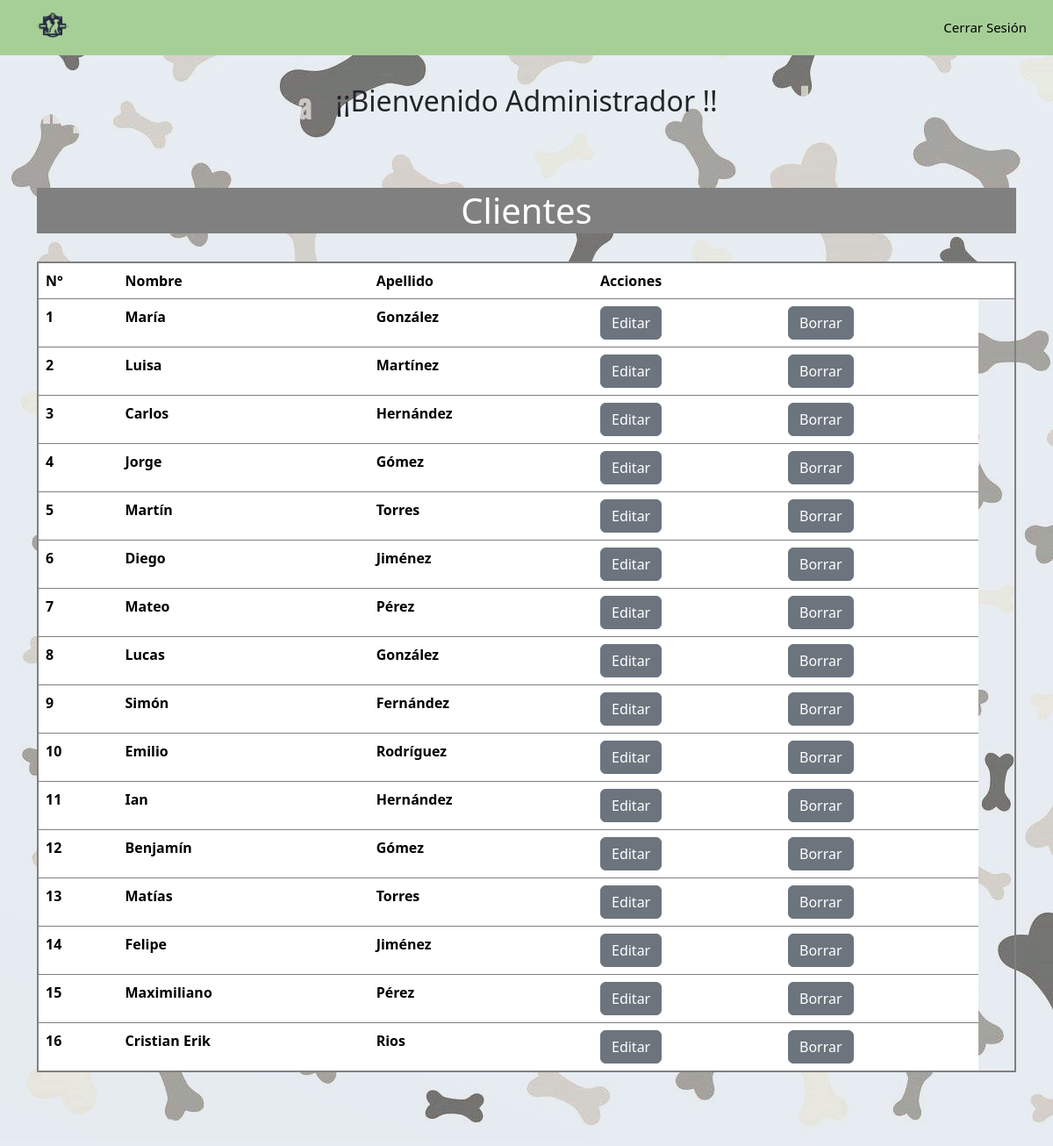
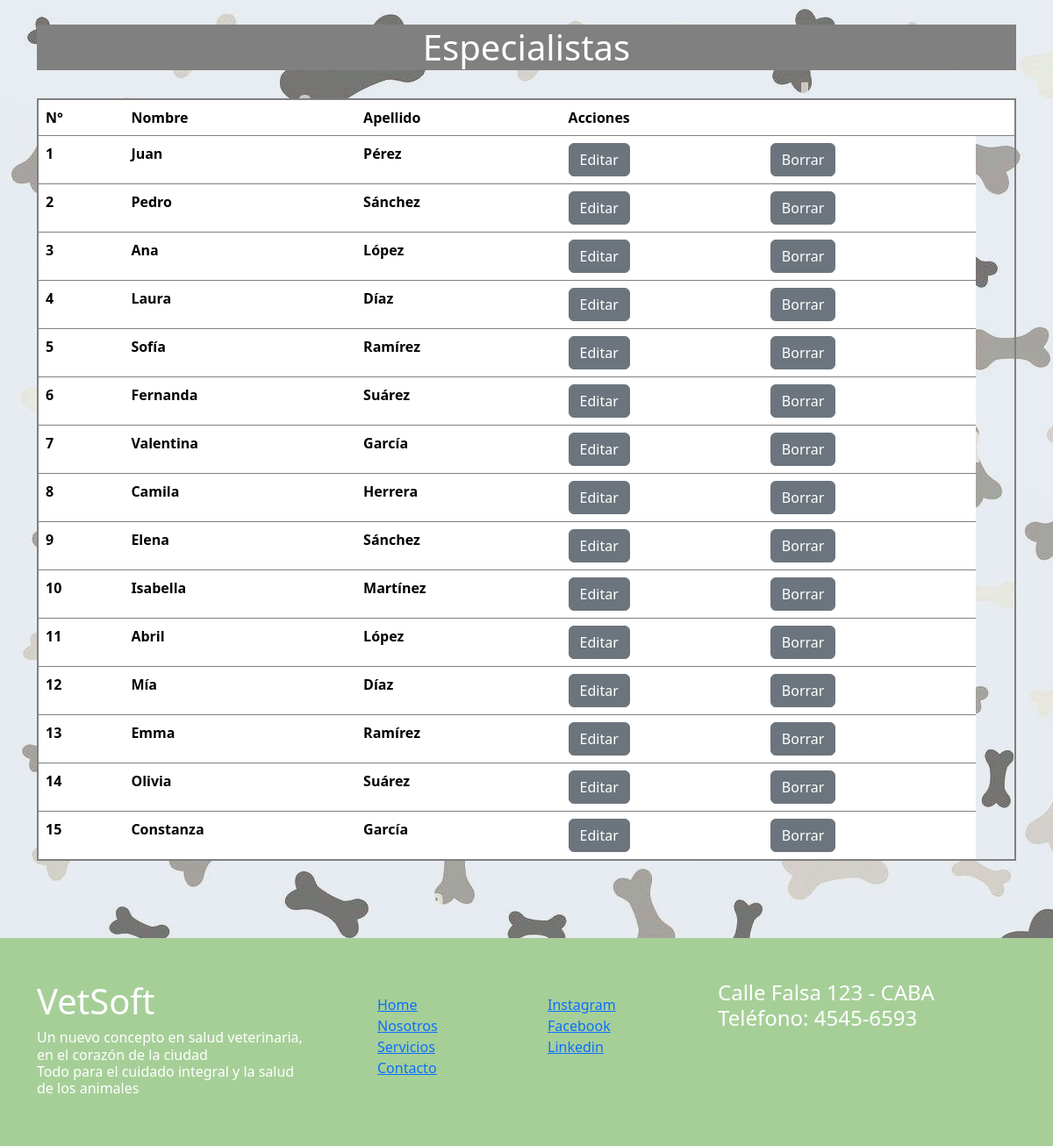
Page /VetSoft/admin2.php on the committed database (2 pictures, top to bottom).
### tables this page shows
CREATE TABLE `clientes` (
  `id_cliente` int(7) NOT NULL,
  `nombre` varchar(50) DEFAULT NULL,
  `apellido` varchar(50) DEFAULT NULL,
  `contraseña` varchar(50) DEFAULT NULL,
  `direccion` varchar(50) DEFAULT NULL,
  `email` varchar(50) DEFAULT NULL,
  `usuario` varchar(50) DEFAULT NULL,
  `telefono` int(20) DEFAULT NULL,
  `fk_estado` int(7) DEFAULT NULL,
  `fk_tipo_usuario` int(7) DEFAULT 3,
  `fk_especialidad` int(7) DEFAULT NULL,
  `fk_localidad` int(7) DEFAULT NULL
);

### VetSoft/admin2.php (the view, shortened to what this page needs)
<!DOCTYPE html>
<html>
<head>
    <link rel="stylesheet" href="https://cdnjs.cloudflare.com/ajax/libs/font-awesome/5.15.1/css/all.min.css">
    <link rel="stylesheet" href="estilos/style_pag2.css">
    <link href="https://cdn.jsdelivr.net/npm/bootstrap@5.3.2/dist/css/bootstrap.min.css" rel="stylesheet"
>
</head>
<body style="background-image: url(img/fondoII.jpg);">
    <div class="head">
        <div class="logo">
            <a class="navbar-brand" href="index.php">
            <img src="img\Vetsoft.png" alt="Logo" width="60" height="60" class="d-inline-block align-text-top"></a>
        </div>
        <nav class="navbar">
            <a href="cerrarSesion.php">Cerrar Sesión</a>
        </nav>
    </div >
    <?php
        $usuario = $_SESSION['nombre'];
    ?>
    <br><br><br><br>
    <header >
            <h2 style="text-align: center;">¡¡Bienvenido Administrador <?php echo  $usuario; ?>!!</h2>
    </header>
    <div>
        <div class="container" >
            <br><br><br>
            <h1 class="text-center" style=" border-width: 2px;  border-style: solid;  border-color: grey; background-color: grey; color: white">Clientes</h1>
            <br>
        </div>
        <div class="container">
            <table class="table" style=" border-width: 2px;  border-style: solid;  border-color: grey;">
                <thead>
                    <tr>
                        <th scope="col">N°</th>
                        <th scope="col">Nombre</th>
                        <th scope="col">Apellido</th>
                        <th scope="col">Acciones</th>
                        <th></th>
                        <th></th>
                    </tr>
                </thead>
                <tbody>
                    <?php
                        require ("conexionBD.php");
                        $sql = $conexion ->query("SELECT * FROM clientes");
                        $cont=0;
                            while ($dcliente = $sql->fetch_assoc()) {
                    ?>
                                <?php if($dcliente['fk_tipo_usuario']==3){ ?>
                                <tr>
                                <th scope="row"><?php $cont=$cont+1; echo $cont?></th>
                                <th scope="row"><?php echo $dcliente [ 'nombre' ]?></th>
                                <th scope="row"><?php echo $dcliente ['apellido' ]?></th>
                                <th><a  href="editarUsuario.php?id=<?php echo $dcliente["id_cliente"];?>" class="btn btn-secondary" type="submit" id="editar" name="editar">Editar</a></th>
                                <th><a  href="borrarUsuario.php?id=<?php echo $dcliente["id_cliente"];?>" class="btn btn-secondary" onclick="return confirm('Desea eliminar?')" type="submit" id="borrar" name="borrar">Borrar</a></th>
                    <?php
                                }
                            }
                    ?>
                </tbody>
            </table>
            <br><br><br>
        </div>
    </div>
    <div>
        <div class="container" >
            <br>
            <h1 class="text-center" style=" border-width: 2px;  border-style: solid;  border-color: grey; background-color: grey; color: white">Especialistas</h1>
            <br>
        </div>
        <div class="container">
            <table class="table" style=" border-width: 2px;  border-style: solid;  border-color: grey;">
                <thead>
                    <tr>
                        <th scope="col">N°</th>
                        <th scope="col">Nombre</th>
                        <th scope="col">Apellido</th>
                        <th scope="col">Acciones</th>
                        <th></th>
                        <th></th>
                    </tr>
                </thead>
                <tbody>
                    <?php
                        require ("conexionBD.php");
                        $sql = $conexion ->query("SELECT * FROM clientes");
                        $cont=0;
                            while ($dcliente = $sql->fetch_assoc()) {
                    ?>
                                <?php if($dcliente['fk_tipo_usuario']==2){ ?>
                                <tr>
                                <th scope="row"><?php $cont=$cont+1; echo $cont?></th>
                                <th scope="row"><?php echo $dcliente [ 'nombre' ]?></th>
                                <th scope="row"><?php echo $dcliente ['apellido' ]?></th>
                                <th><a  href="editarUsuario.php?id=<?php echo $dcliente["id_cliente"];?>" class="btn btn-secondary" type="submit" id="editar" name="editar">Editar</a></th>
                                <th><a  href="borrarUsuario.php?id=<?php echo $dcliente["id_cliente"];?>" class="btn btn-secondary" onclick="return confirm('Desea eliminar?')" type="submit" id="borrar" name="borrar">Borrar</a></th>
                    <?php
                                }
                            }
                    ?>
                </tbody>
            </table>
            <br><br><br>
        </div>
    </div>
    <?php
            include("footer.php");
    ?>
</body>
</html>

### VetSoft/footer.php (shortened to what this page needs)
<footer class="w-100 py-4 flex-shrink-0" style="background-color:#A6CF98;">
        <div class="container py-4">
            <div class="row gy-4 gx-5">
                <div class="col-lg-4 col-md-6">
                    <h5 class="h1 text-white">VetSoft</h5>
                    <h5 class="h6 text-white"> Un nuevo concepto en salud veterinaria,<br> en el corazón de la ciudad <br> Todo para el cuidado integral y la salud <br> de los animales</h5>
                </div>
                <div class="col-lg-2 col-md-6">
                    <ul class="list-unstyled text-muted">
                        <li><a href="IniciarSesion.php">Home</a></li>
                        <li><a href="nosotros.php">Nosotros</a></li>
                        <li><a href="servicios.php">Servicios</a></li>
                        <li><a href="contacto.php">Contacto</a></li>
                    </ul>
                </div>
                <div class="col-lg-2 col-md-6">
                    <ul class="list-unstyled text-muted">
                        <li><a href="https://www.instagram.com/vetsoft">Instagram</a></li>
                        <li><a href="https://facebook.com/VetSoft.bo">Facebook</a></li>
                        <li><a href="https://www.linkedin.com/in/Vetsoft-Argentina/">Linkedin</a></li>
                    </ul>
                </div>
                <div class="col-lg-4 col-md-6">
                    <h5 class="h4 text-white">Calle Falsa 123 - CABA <br> Teléfono: 4545-6593 </h5>
                </div>
            </div>
        </div>
    </footer>

### VetSoft/estilos/style_pag2.css (style rules this page uses)
.head { display: flex; align-items: center; justify-content: space-between; height: 63px; background: #ffffff;; position: fixed; width: 100%; z-index: 100; background-color:#A6CF98; }
.navbar { display: flex; margin-right: 10px; }
.navbar a { display: block; padding: 20px 20px; color: black; text-decoration: none; font-size: 15px; }
.logo { margin-left: 30px; }
.logo a { text-decoration: none; color: rgba(60, 60, 60, 0.979); text-transform: uppercase; font-size: 20px; }

### rows in the picture
clientes: nombre "María", apellido "González"
clientes: nombre "Luisa", apellido "Martínez"
clientes: nombre "Carlos", apellido "Hernández"
clientes: nombre "Jorge", apellido "Gómez"
clientes: nombre "Martín", apellido "Torres"
clientes: nombre "Diego", apellido "Jiménez"
clientes: nombre "Mateo", apellido "Pérez"
clientes: nombre "Lucas", apellido "González"
clientes: nombre "Simón", apellido "Fernández"
clientes: nombre "Emilio", apellido "Rodríguez"
clientes: nombre "Ian", apellido "Hernández"
clientes: nombre "Benjamín", apellido "Gómez"
clientes: nombre "Matías", apellido "Torres"
clientes: nombre "Felipe", apellido "Jiménez"
clientes: nombre "Maximiliano", apellido "Pérez"
clientes: nombre "Cristian Erik", apellido "Rios"
clientes: nombre "Juan", apellido "Pérez"
clientes: nombre "Pedro", apellido "Sánchez"
clientes: nombre "Ana", apellido "López"
clientes: nombre "Laura", apellido "Díaz"
clientes: nombre "Sofía", apellido "Ramírez"
clientes: nombre "Fernanda", apellido "Suárez"
clientes: nombre "Valentina", apellido "García"
clientes: nombre "Camila", apellido "Herrera"
clientes: nombre "Elena", apellido "Sánchez"
clientes: nombre "Isabella", apellido "Martínez"
clientes: nombre "Abril", apellido "López"
clientes: nombre "Mía", apellido "Díaz"
clientes: nombre "Emma", apellido "Ramírez"
clientes: nombre "Olivia", apellido "Suárez"
clientes: nombre "Constanza", apellido "García"
